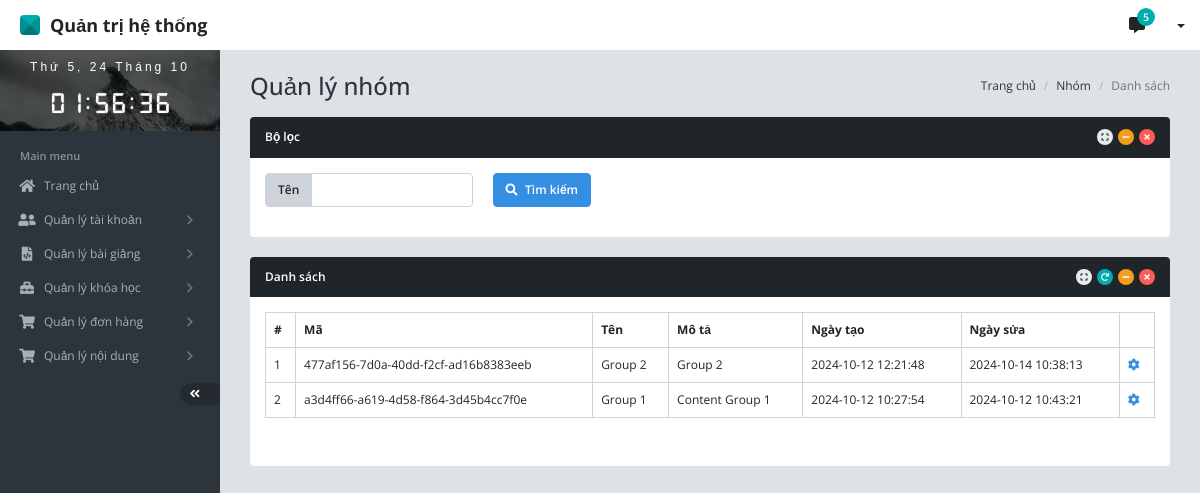
/admin/index.php?c=formGroup&m=list, run on the app's committed database.
### tables this page shows
CREATE TABLE IF NOT EXISTS `form_group` (
  `id` bigint(20) NOT NULL AUTO_INCREMENT,
  `id_parent` bigint(20) DEFAULT NULL,
  `code` text DEFAULT NULL,
  `name` text DEFAULT NULL,
  `description` text DEFAULT NULL,
  `created_date` datetime DEFAULT NULL,
  `updated_date` datetime DEFAULT NULL,
  PRIMARY KEY (`id`),
  KEY `IDX_form_cate_id_parent` (`id_parent`)
);

### admin/view/FormGroupView.php (called while the page is built, shortened)
<?php
class FormGroupView{
	public function goList($search, $groups){
        include_once("template/form-group/list.php");
    }
}

### admin/controller/FormGroupController.php (called while the page is built, shortened)
<?php
include_once("model/FormGroupModel.php");
include_once("view/FormGroupView.php");
class FormGroupController{
	private $formGroupModel;
    private $formGroupView;
    public function __construct(){
		$this->formGroupModel = new FormGroupModel();
        $this->formGroupView = new FormGroupView();
	}
	public function list(){
		$code = (isset($_GET['ip-code'])) ? $_GET['ip-code'] : '';
		$name = (isset($_GET['ip-name'])) ? $_GET['ip-name'] : '';
		$page = (isset($_GET['ip-page'])) ? $_GET['ip-page'] : 1;
		$search = array(
			"code"=> $code,
			"name"=> $name,
			"page" => $page,
			"limit" => DataUtils::DATA_PAGE_LIMIT
		);
		$list = $this->formGroupModel->selectList($search);
		$count = $this->formGroupModel->selectCount($search);
		$search['count'] = $count;
		$this->formGroupView->goList($search, $list);
	}
}

### admin/index.php (called while the page is built, shortened)
<?php
include_once("../utils/MySQLUtils.php");
include_once("controller/FormGroupController.php");
$c = (isset($_GET['c'])) ? $_GET['c'] : "user";
switch ($c) {
	case 'formGroup':
		$controller = new FormGroupController();
		break;
}
$m = (isset($_GET['m'])) ? $_GET['m'] : "list";
$controller->$m();

### utils/MySQLUtils.php (called while the page is built, shortened)
<?php
	class MySQLUtils {
		private static $conn = null;
		private $username = "root";
		private $password = "12345678";
		function __construct() {
			try {
			  self::$conn = new PDO("mysql:host=$servername;dbname=joy_home;port=3307", $this->username, $this->password);
			  self::$conn->exec("set names utf8mb4");
			  self::$conn->setAttribute(PDO::ATTR_ERRMODE, PDO::ERRMODE_EXCEPTION);
			} catch(PDOException $e) {
			}
		}
		public function selectList($query, $param = null){
			$stmt = self::$conn->prepare($query);
		  	$stmt->execute($param);
		  	$stmt->setFetchMode(PDO::FETCH_ASSOC);
		  	$result = $stmt->fetchAll();
		  	return $result;
		}
	}
?>

### admin/model/FormGroupModel.php (called while the page is built, shortened)
<?php
class FormGroupModel{
	function __construct(){
		$this->db = new MySQLUtils();
	}
	public function selectList($search){
		$start = $search['limit'] * ($search['page']-1);
		$limit = $search['limit'];
		$query = "SELECT *
		FROM form_group
		WHERE (:code = '' OR code = :code)
		AND (:name = '' OR name = :name)
		ORDER BY id DESC
		LIMIT $start, $limit";
		$param = array(
			'code' => $search['code'],
			'name' => $search['name']
		);
		return $this->db->selectList($query, $param);
	}
}

### admin/template/form-group/list.php (the view, shortened to what this page needs)
<!DOCTYPE html>
<html>
<?php include_once("template/common/head.php"); ?>
<?php include_once("template/common/css.php"); ?>
<body>
    <div id="app" class="app app-header-fixed app-sidebar-fixed">
		<?php include_once("template/common/header.php"); ?>
		<?php include_once("template/common/sidebar.php"); ?>
		<div id="content" class="app-content">
			<ol class="breadcrumb float-xl-end">
				<li class="breadcrumb-item"><a href="javascript:;">Trang chủ</a></li>
				<li class="breadcrumb-item"><a href="javascript:;">Nhóm</a></li>
				<li class="breadcrumb-item active">Danh sách</li>
			</ol>
			<h1 class="page-header d-flex align-items-center">
			  	Quản lý nhóm
			</h1>
			<div class="panel panel-inverse">
				<div class="panel-heading">
			    	<h4 class="panel-title">Bộ lọc</h4>
				    <div class="panel-heading-btn">
				    	<a href="javascript:;" class="btn btn-xs btn-icon btn-default" data-toggle="panel-expand" ><i class="fa fa-expand"></i></a>
				    	<a href="javascript:;" class="btn btn-xs btn-icon btn-warning" data-toggle="panel-collapse" ><i class="fa fa-minus"></i></a>
				    	<a href="javascript:;" class="btn btn-xs btn-icon btn-danger" data-toggle="panel-remove" ><i class="fa fa-times"></i></a>
				    </div>
				</div>
				<div class="panel-body">
					<form method="GET">
						<div class="row">
							<div class="col-xxl-2 col-xl-3 col-md-4">
								<div class="input-group mb-3">
									<span class="input-group-text">Tên</span>
									<input name="ip-name" id="ip-name" class="form-control" value="<?= $search['name']; ?>"/>
								</div>
							</div>
							<div class="col-xxl-2 col-xl-3 col-md-4"><button type="submit" class="btn btn-primary"><i class="fa fa-search me-2"></i>Tìm kiếm</button></div>
						</div>
					</form>
				</div>
			</div>
			<div class="panel panel-inverse">
				<div class="panel-heading">
			    	<h4 class="panel-title">Danh sách</h4>
				    <div class="panel-heading-btn">
				    	<a href="javascript:;" class="btn btn-xs btn-icon btn-default" data-toggle="panel-expand" ><i class="fa fa-expand"></i></a>
				    	<a href="javascript:;" class="btn btn-xs btn-icon btn-success" data-toggle="panel-reload" ><i class="fa fa-redo"></i></a>
				    	<a href="javascript:;" class="btn btn-xs btn-icon btn-warning" data-toggle="panel-collapse" ><i class="fa fa-minus"></i></a>
				    	<a href="javascript:;" class="btn btn-xs btn-icon btn-danger" data-toggle="panel-remove" ><i class="fa fa-times"></i></a>
				    </div>
				</div>
				<div class="panel-body">
					<div class="table-responsive">
						<table class="table table-bordered table-hover">
							<thead>
								<tr>
									<th>#</th>
									<th>Mã</th>
									<th>Tên</th>
									<th>Mô tả</th>
									<th>Ngày tạo</th>
									<th>Ngày sửa</th>
									<th></th>
								</tr>
							</thead>
							<tbody>
								<?php if(count($groups) > 0) : ?>
	                      		<?php foreach ($groups as $key => $item) : ?>
	                      		<tr>
	                      			<td><?= $key + 1; ?></td>
	                      			<td><?= $item['code']; ?></td>
	                      			<td><?= $item['name']; ?></td>
	                      			<td><?= $item['description']; ?></td>
	                      			<td><?= $item['created_date']; ?></td>
	                      			<td><?= $item['updated_date']; ?></td>
	                      			<td><a href="?c=formGroup&m=goUpdate&code=<?= $item['code']; ?>"><i class="fa fa-cog"></i></a></td>
	                      		</tr>
	                      		<?php endforeach; ?>
	                      		<?php else : ?>
	                      			<tr>
	                      				<td colspan="100%" class="text-center"><i class="fa fa-inbox"></i> Không có dữ liệu</i></td>
	                      			</tr>
	                      		<?php endif; ?>
							</tbody>
						</table>
					</div>
					<div class="text-end">
					</div>
				</div>
			</div>
		</div>
    </div>
</body>
</html>

### data on the page
form_group: code "477af156-7d0a-40dd-f2cf-ad16b8383eeb", name "Group 2", description "Group 2", created_date "2024-10-12 12:21:48", updated_date "2024-10-14 10:38:13"
form_group: code "a3d4ff66-a619-4d58-f864-3d45b4cc7f0e", name "Group 1", description "Content Group 1", created_date "2024-10-12 10:27:54", updated_date "2024-10-12 10:43:21"
